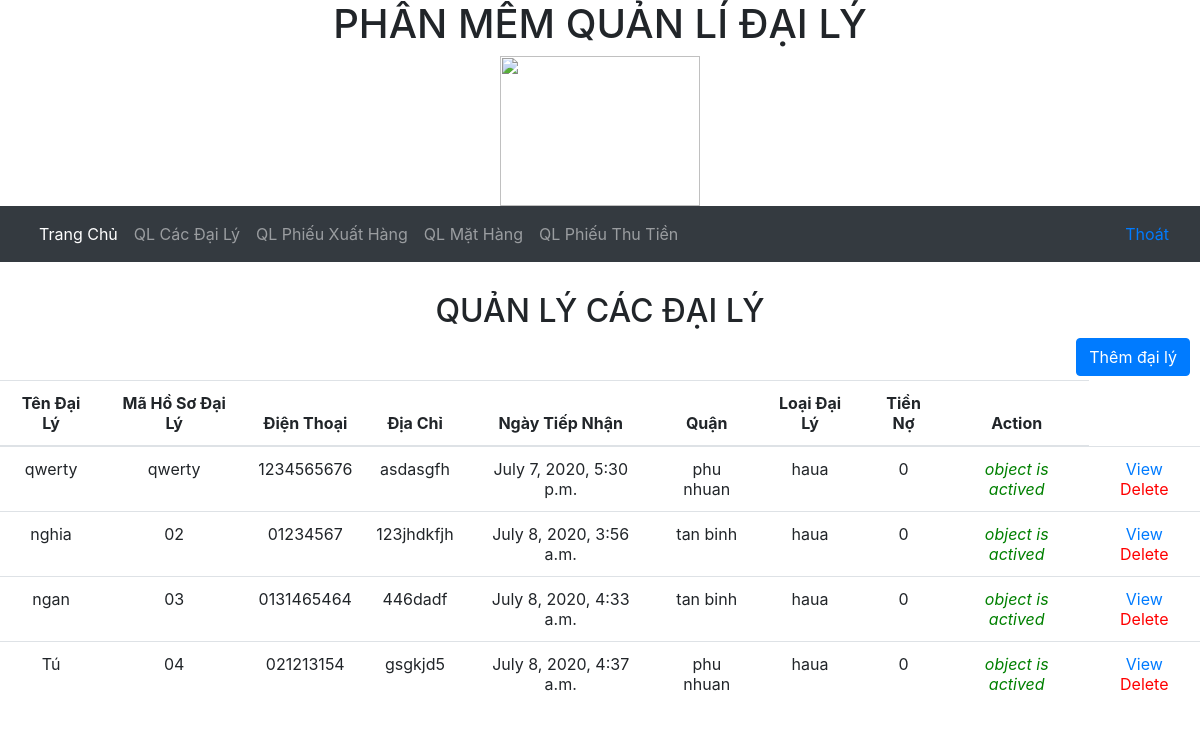
Page /HoSoDL/ (signed in) on the committed database.
### home/models.py (models this page shows, shortened)
class HoSoDL(models.Model):
    tendaily = models.CharField(max_length=100)
    mahosodaily = models.CharField(max_length=100,primary_key=True)
    dienthoai = models.CharField(max_length=100)
    diachi = models.CharField(max_length=100)
    ngaytiepnhan = models.DateTimeField(auto_now_add=True)
    quan = models.ForeignKey(Quan,on_delete=models.CASCADE)
    loaidaily = models.ForeignKey(LoaiDL,on_delete=models.CASCADE)
    tienno=models.CharField(max_length=100, default=0)
    active=models.BooleanField(default=True)

class Quan(models.Model):
    maquan = models.CharField(max_length=100, primary_key=True)
    tenquan = models.CharField(max_length=100)

class LoaiDL(models.Model):
    maloaidaily = models.CharField(max_length=100, primary_key=True)
    tenloaidaily = models.CharField(max_length=100)

### home/views.py (the view)
# urls.py: path("HoSoDL/",manage_HoSoDaiLy,name='hsdl'),
@login_required(login_url='/dangNhap')
def manage_HoSoDaiLy(request):
    daily=HoSoDL.objects.all()
    for i in daily:
        print(i.active)
    return render(request,'pages/QuanLyCacDaiLy.html',{'daily': daily})

### home/templates/pages/QuanLyCacDaiLy.html (shortened to what this page needs)
<link rel="stylesheet" href="https://stackpath.bootstrapcdn.com/bootstrap/4.5.0/css/bootstrap.min.css"
>
{% extends 'pages/navigationBar.html' %}
{% block content %}
    <nav class="navbar navbar-expand-lg bg-dark navbar-dark">
        <div class="container-fluid">
            <ul class="nav navbar-nav">
                <li class="active"><a class="nav-link" href="home.html">Trang Chủ</a></li>
                <li class="nav-item"><a class="nav-link" href="http://127.0.0.1:8000/HoSoDL/">QL Các Đại Lý</a></li>
                <li class="nav-item"><a class="nav-link" href="http://127.0.0.1:8000/QLPXH/">QL Phiếu Xuất Hàng</a></li>
                <li class="nav-item"><a class="nav-link" href="http://127.0.0.1:8000/QLMH/">QL Mặt Hàng</a></li>
                <li class="nav-item"><a class="nav-link" href="http://127.0.0.1:8000/QLPTT/">QL Phiếu Thu Tiền</a></li>
            </ul>
            <ul class="nav navbar-nav justify-content-end">
                {% if request.user.is_authenticated %}
                    <li>
                        <a href="http://127.0.0.1:8000/thoat/">Thoát</a>
                    </li>
                {% endif %}
            </ul>
        </div>
    </nav>
    <div class="text-center" style="margin-top: 30px">
        <h2>QUẢN LÝ CÁC ĐẠI LÝ</h2>
        <div class="float-md-right" style="margin-right: 10px">
            <a href="{% url 'HSDLForm' %}" class="btn btn-primary">Thêm đại lý</a>
        </div>
        <table class="table table-hover text-center" style="margin-top: 50px">
            <thead>
            <tr class="active">
                <th class="text-center">Tên Đại Lý</th>
                <th class="text-center">Mã Hồ Sơ Đại Lý</th>
                <th class="text-center">Điện Thoại</th>
                <th class="text-center">Địa Chỉ</th>
                <th class="text-center">Ngày Tiếp Nhận</th>
                <th class="text-center">Quận</th>
                <th class="text-center">Loại Đại Lý</th>
                <th class="text-center">Tiền Nợ</th>
                <th class="text-center">Action</th>
            </tr>
            </thead>
            <tbody>
            {% for item in daily %}
                <tr>
                    <td>{{ item.tendaily }}</td>
                    <td>{{ item.mahosodaily }}</td>
                    <td>{{ item.dienthoai }}</td>
                    <td>{{ item.diachi }}</td>
                    <td>{{ item.ngaytiepnhan }}</td>
                    <td>{{ item.quan.tenquan }}</td>
                    <td>{{ item.loaidaily.tenloaidaily }}</td>
                    <td>{{ item.tienno }}</td>
                    {% if item.active %}
                        <td>
                            <i style="color: green">object is actived</i>
                        </td>
                    {% else %}
                        <td>
                            <i style="color: red">object is deleted</i>
                        </td>
                    {% endif %}
                    <td>
                        <a href="{% url 'modify_HSDL' item.mahosodaily %}">View</a>
                        {% if item.active %}
                            <a href="{% url 'delete-HSDL' item.mahosodaily %}" style="color: red">
                                Delete
                            </a>
                        {% endif %}
                    </td>
                </tr>
            {% endfor %}
            </tbody>
        </table>
    </div>
{% endblock %}

### rows in the picture
HoSoDL: tendaily "qwerty", mahosodaily "qwerty", dienthoai "1234565676", diachi "asdasgfh", ngaytiepnhan "July 7, 2020, 5:30 p.m.", quan.tenquan "phu nhuan", loaidaily.tenloaidaily "haua", tienno "0", active "object is actived"
HoSoDL: tendaily "nghia", mahosodaily "02", dienthoai "01234567", diachi "123jhdkfjh", ngaytiepnhan "July 8, 2020, 3:56 a.m.", quan.tenquan "tan binh", loaidaily.tenloaidaily "haua", tienno "0", active "object is actived"
HoSoDL: tendaily "ngan", mahosodaily "03", dienthoai "0131465464", diachi "446dadf", ngaytiepnhan "July 8, 2020, 4:33 a.m.", quan.tenquan "tan binh", loaidaily.tenloaidaily "haua", tienno "0", active "object is actived"
HoSoDL: tendaily "Tú", mahosodaily "04", dienthoai "021213154", diachi "gsgkjd5", ngaytiepnhan "July 8, 2020, 4:37 a.m.", quan.tenquan "phu nhuan", loaidaily.tenloaidaily "haua", tienno "0", active "object is actived"
